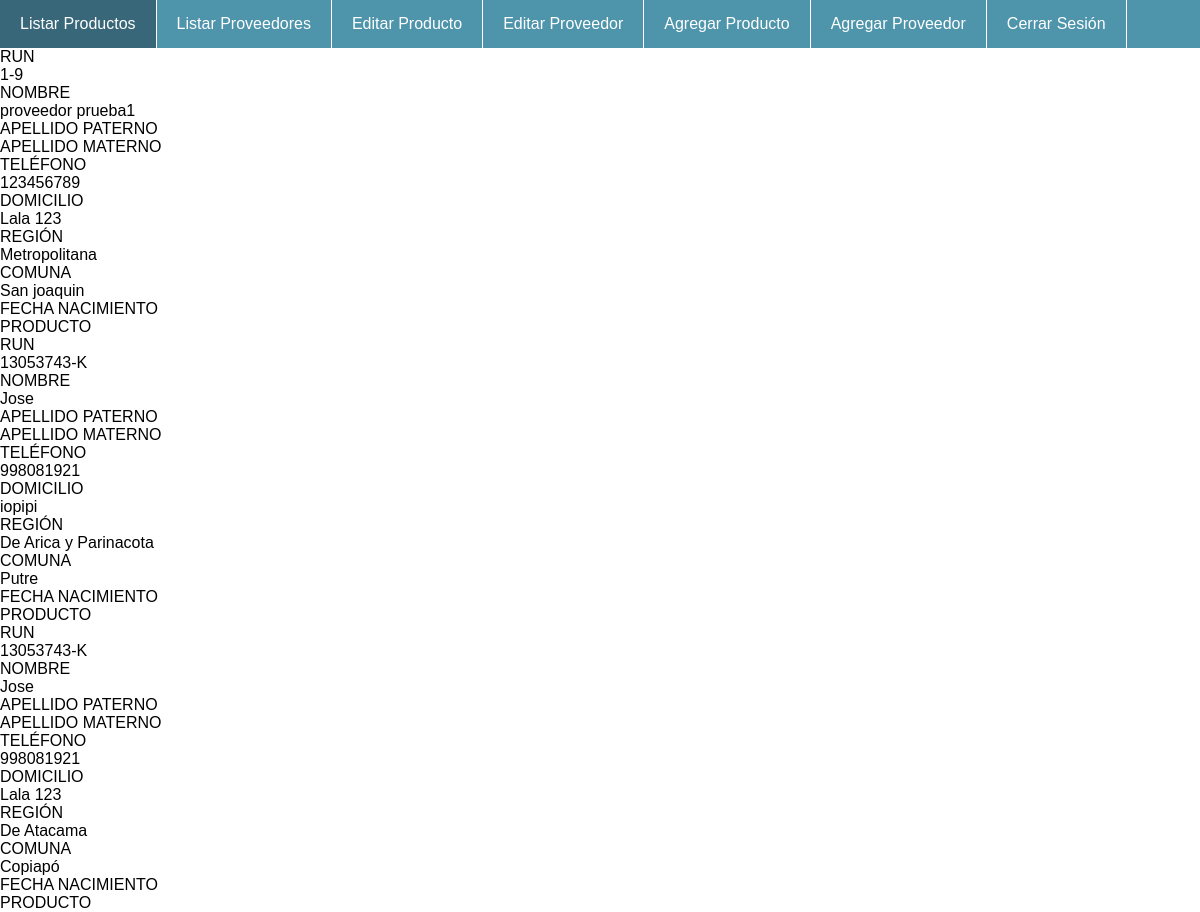
The page /listarProveedores (signed in) on the database its author committed.
### app/models.py (models this page shows, shortened)
class Proveedor(models.Model):
    rut = models.CharField(max_length=15)
    nombre = models.CharField(max_length=50)
    telefono = models.CharField(max_length=20)
    domicilio = models.CharField(max_length=50)
    region = models.CharField(max_length=50, blank=True, null=True)
    comuna = models.CharField(max_length=50, blank=True, null=True)

### app/views.py (the view)
# urls.py: path('listarProveedores', views.listarProveedores),
@login_required
def listarProveedores(request):
    proveedor = Proveedor.objects.all()
    return render(request, "app/listarProveedores.html", {'proveedor': proveedor})

### app/templates/app/listarProveedores.html
{% extends 'app/base.html' %}
{% block content %}
{% load staticfiles %}
    {% for c in proveedor %}
                <form  role="form" enctype="multipart/form-data" action="" method="POST" id="upload-image-form">
                    <div class="btit" id="tcen" >
                        <div > RUN </div><div  class="czise">{{c.rut}}</div>
                        <div > NOMBRE </div><div  class="czise">{{c.nombre}}</div>
                        <div > APELLIDO PATERNO </div><div  class="czise"> {{c.apellido_paterno}}</div>
                        <div > APELLIDO MATERNO </div><div  class="czise">{{c.apellido_materno}}</div>
                        <div > TELÉFONO </div><div  class="czise"> {{c.telefono}}</div>
                        <div > DOMICILIO </div><div  class="czise"> {{c.domicilio}}</div>
                        <div > REGIÓN </div><div  class="czise"> {{c.region}}</div>
                        <div > COMUNA </div><div  class="czise"> {{c.comuna}}</div>
                        <div > FECHA NACIMIENTO </div><div  class="czise"> {{c.fecha_nacimiento}}</div>
                        <div > PRODUCTO </div><div  class="czise">{{c.producto}}</div>
                    </div>
                </form>
            {% endfor%}
</body>
{% endblock content %}

### app/static/css/estiloMenu.css (style rules this page uses)
body { margin: 0; font-family: sans-serif; }

### rows shown on the page
Proveedor: rut "1-9", nombre "proveedor prueba1", telefono "123456789", domicilio "Lala 123", region "Metropolitana", comuna "San joaquin"
Proveedor: rut "13053743-K", nombre "Jose", telefono "998081921", domicilio "iopipi", region "De Arica y Parinacota", comuna "Putre"
Proveedor: rut "13053743-K", nombre "Jose", telefono "998081921", domicilio "Lala 123", region "De Atacama", comuna "Copiapó"
